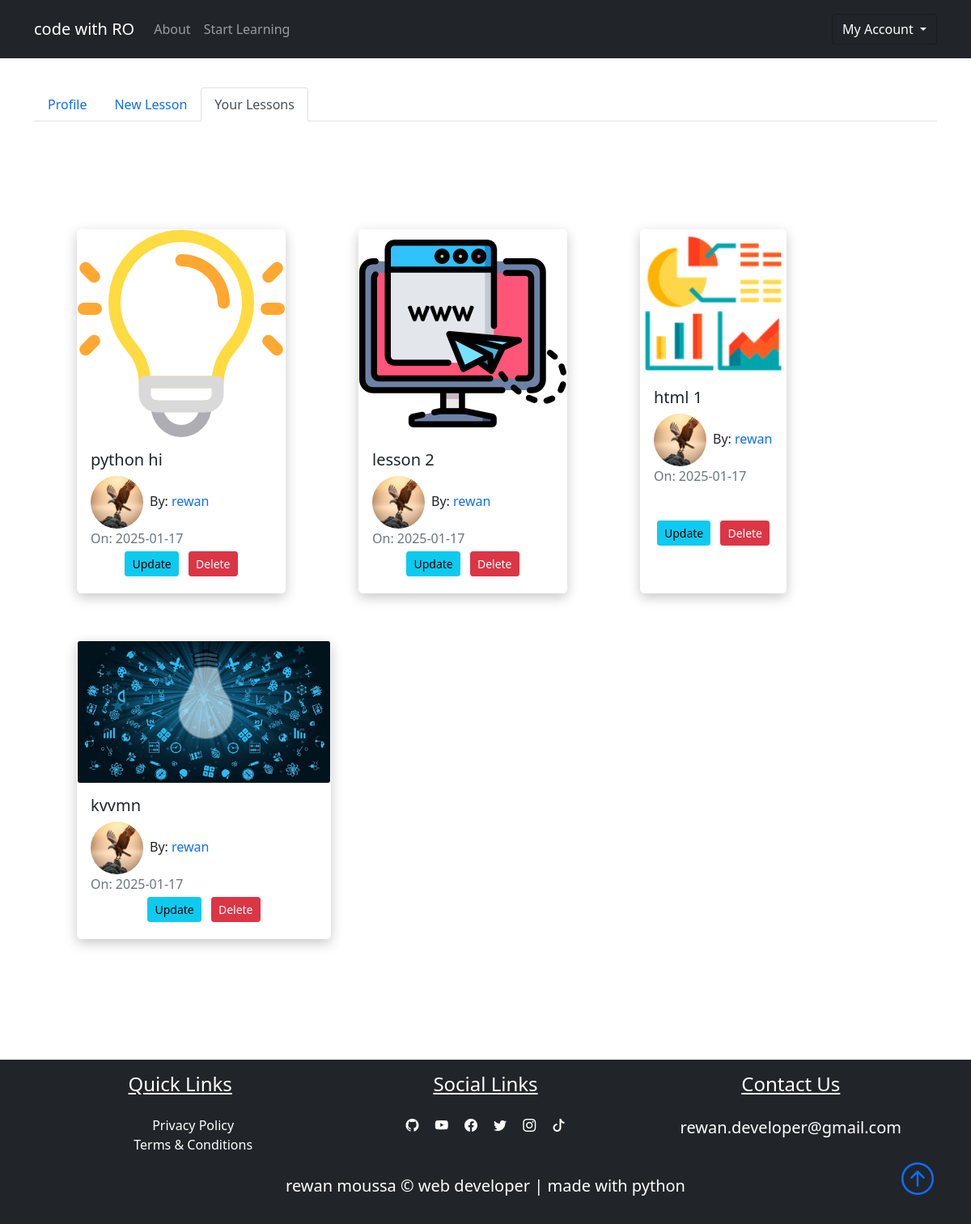
The page /dashboard/user_lessons (signed in) on the database its author committed.
### pythonic.py (models this page shows, shortened)
class Lesson(db.Model):
    id = db.Column(db.Integer, primary_key=True)
    title = db.Column(db.String(100), nullable=False)
    date_posted = db.Column(db.DateTime, nullable=False, default=datetime.utcnow)
    content = db.Column(db.Text, nullable=False)
    thumbnail = db.Column(
        db.String(20), nullable=False, default="default_thumbnail.jpg"
    )
    slug = db.Column(db.String(32), nullable=False)
    user_id = db.Column(db.Integer, db.ForeignKey("user.id"), nullable=False)
    course_id = db.Column(db.Integer, db.ForeignKey("course.id"), nullable=False)

class User(db.Model, UserMixin):
    id = db.Column(db.Integer, primary_key=True)
    fname = db.Column(db.String(25), nullable=False)
    lname = db.Column(db.String(25), nullable=False)
    username = db.Column(db.String(25), unique=True, nullable=False)
    email = db.Column(db.String(125), unique=True, nullable=False)
    image_file = db.Column(db.String(20), nullable=False, default="default.png")
    bio = db.Column(db.Text, nullable=True)
    password = db.Column(db.String(60), nullable=False)
    lessons = db.relationship("Lesson", backref="author", lazy=True)

### pythonic.py (the view)
@app.route("/dashboard/user_lessons", methods=["GET", "POST"])
@login_required
def user_lessons():
    return render_template(
        "user_lessons.html", title="Your Lessons", active_tab="user_lessons"
    )

### pythonic.py (called while the page is built)
@login_manager.user_loader
def load_user(user_id):
    return User.query.get(int(user_id))

### templates/user_lessons.html (shortened to what this page needs)
{% extends "dashboard.html"%}
{% block user_lessons %}
<div class="{{'tab-pane fade show active p-3' if active_tab == 'user_lessons' else 'tab-pane fade p-3'}}"
    id='nav-user_lessons' role="tabpanel" aria-labelledby="nav-user_lessons-tab"></div>
<section>
    <div class="container p-5">
        <div class="row">
            {% for lesson in current_user.lessons %}
            <div class="col-sm-12 col-md-6 col-lg-4 pb-5 d-flex align-items-stretch">
                <div class="card lesson">
                    <img src="{{url_for('static', filename='lesson_thumbnails/'+lesson.thumbnail)}}" class="card-img">
                    <div class="card-body d-flex flex-column">
                        <h5 class="card-title">
                            <a class="text-decoration-none text-dark"
                                href="{{url_for('lesson', lesson_slug=lesson.slug, course=lesson.course_name.title)}}">{{lesson.title}}</a>
                        </h5>
                        <span><img class="article-img rounded-circle"
                                src="{{url_for('static', filename='user_pics/'+lesson.author.image_file)}}" alt="">By:
                            <a href="#" class="link">{{lesson.author.username}}</a></span>
                        <span class="text-muted">On: {{lesson.date_posted.strftime('%Y-%m-%d')}}</span>
                        <div class="m-auto">
                            <a href="{{url_for('update_lesson', lesson_slug = lesson.slug, course = lesson.course_name.title)}}"
                                class="btn btn-info btn-sm m-1">Update</a>
                            <button class="btn btn-danger btn-sm m-1" data-bs-toggle="modal"
                                data-bs-target="#deleteModal"> Delete </button>
                        </div>
                    </div>
                </div>
            </div>
            {% endfor %}
        </div>
    </div>
</section>
{% endblock user_lessons%}

### static/main.css (style rules this page uses)
body::before { display: block; content: ''; height: 60px; }
.card { transition: 0.7s ease; box-shadow: 0 5px 15px rgba(1 1 1/ 15); border-radius: 5px; margin: 5px; }
.lesson { box-shadow: 0 5px 15px rgba(200 200 200/ 15); border-radius: 5px; border: 1px solid #fff; }
.article-img { height: 65px; width: 65px; margin-right: 8px; }
.link { text-decoration: none; }

### rows shown on the page
Lesson: thumbnail (picture), title "python hi", image_file (picture), author.username "rewan", date_posted "2025-01-17"
Lesson: thumbnail (picture), title "lesson 2", image_file (picture), author.username "rewan", date_posted "2025-01-17"
Lesson: thumbnail (picture), title "html 1", image_file (picture), author.username "rewan", date_posted "2025-01-17"
Lesson: thumbnail (picture), title "kvvmn", image_file (picture), author.username "rewan", date_posted "2025-01-17"
